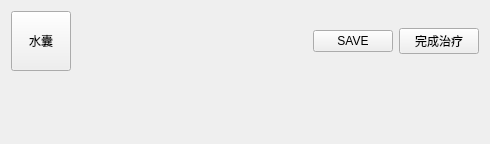
<?xml version="1.0" encoding="UTF-8"?>
<ui version="4.0">
 <class>VeginConfigTop</class>
 <widget class="qMRMLWidget" name="VeginConfigTop">
  <property name="geometry">
   <rect>
    <x>0</x>
    <y>0</y>
    <width>490</width>
    <height>144</height>
   </rect>
  </property>
  <property name="maximumSize">
   <size>
    <width>16777215</width>
    <height>920</height>
   </size>
  </property>
  <property name="styleSheet">
   <string notr="true"/>
  </property>
  <layout class="QVBoxLayout" name="verticalLayout_2">
   <item>
    <layout class="QHBoxLayout" name="horizontalLayout">
     <item>
      <widget class="QPushButton" name="btn_water_bladder">
       <property name="minimumSize">
        <size>
         <width>60</width>
         <height>60</height>
        </size>
       </property>
       <property name="maximumSize">
        <size>
         <width>60</width>
         <height>60</height>
        </size>
       </property>
       <property name="styleSheet">
        <string notr="true"/>
       </property>
       <property name="text">
        <string>水囊</string>
       </property>
      </widget>
     </item>
     <item>
      <spacer name="horizontalSpacer">
       <property name="orientation">
        <enum>Qt::Horizontal</enum>
       </property>
       <property name="sizeHint" stdset="0">
        <size>
         <width>241</width>
         <height>28</height>
        </size>
       </property>
      </spacer>
     </item>
     <item>
      <widget class="QPushButton" name="pushButton">
       <property name="text">
        <string>SAVE</string>
       </property>
      </widget>
     </item>
     <item>
      <widget class="QPushButton" name="btn_complete_treat">
       <property name="text">
        <string>完成治疗</string>
       </property>
       <property name="checkable">
        <bool>true</bool>
       </property>
      </widget>
     </item>
    </layout>
   </item>
   <item>
    <layout class="QHBoxLayout" name="horizontalLayout_2">
     <item>
      <widget class="QLabel" name="label_name">
       <property name="text">
        <string/>
       </property>
      </widget>
     </item>
     <item>
      <spacer name="horizontalSpacer_2">
       <property name="orientation">
        <enum>Qt::Horizontal</enum>
       </property>
       <property name="sizeHint" stdset="0">
        <size>
         <width>88</width>
         <height>20</height>
        </size>
       </property>
      </spacer>
     </item>
     <item>
      <widget class="QLabel" name="label_info">
       <property name="text">
        <string/>
       </property>
      </widget>
     </item>
     <item>
      <spacer name="horizontalSpacer_3">
       <property name="orientation">
        <enum>Qt::Horizontal</enum>
       </property>
       <property name="sizeHint" stdset="0">
        <size>
         <width>90</width>
         <height>20</height>
        </size>
       </property>
      </spacer>
     </item>
     <item>
      <layout class="QVBoxLayout" name="verticalLayout">
       <item>
        <widget class="QLabel" name="label_hospital">
         <property name="text">
          <string/>
         </property>
        </widget>
       </item>
       <item>
        <widget class="QLabel" name="label_datetime">
         <property name="text">
          <string/>
         </property>
        </widget>
       </item>
      </layout>
     </item>
    </layout>
   </item>
  </layout>
 </widget>
 <customwidgets>
  <customwidget>
   <class>qMRMLWidget</class>
   <extends>QWidget</extends>
   <header>qMRMLWidget.h</header>
   <container>1</container>
  </customwidget>
 </customwidgets>
 <resources/>
 <connections/>
</ui>
